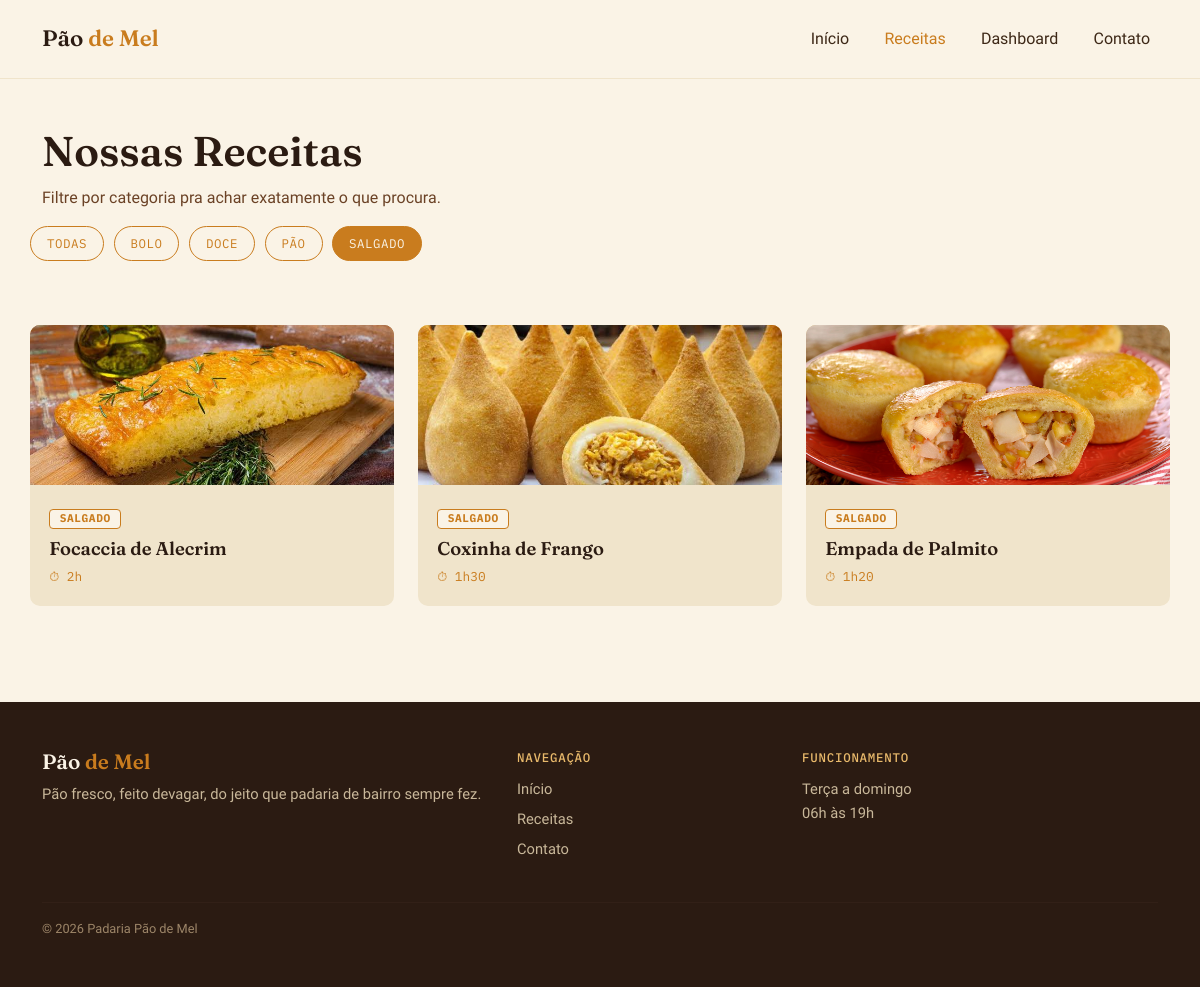
Page /receitas.php?categoria=Salgado on the committed database.
### tables this page shows
CREATE TABLE receitas (
    id           INT AUTO_INCREMENT PRIMARY KEY,
    nome         VARCHAR(100) NOT NULL,
    modo_preparo TEXT         NOT NULL,
    tempo_preparo INT         NOT NULL,   
    id_categoria INT          NOT NULL,
    FOREIGN KEY (id_categoria) REFERENCES categorias(id)
);

CREATE TABLE categorias (
    id   INT AUTO_INCREMENT PRIMARY KEY,
    nome VARCHAR(100) NOT NULL
);

### includes/funcoes.php (called while the page is built, shortened)
<?php
function formatarTempoPreparo(int $minutos): string
{
    $horas = intdiv($minutos, 60);
    $minutosRestantes = $minutos % 60;
    if ($minutosRestantes === 0) {
        return $horas . 'h';
    }
    return $horas . 'h' . $minutosRestantes;
}
function classeNavAtiva(string $paginaAtual, array $paginasQueAtivam): string
{
    if (in_array($paginaAtual, $paginasQueAtivam, true)) {
        return ' active';
    }
    return '';
}
function receitaValida(array $receita): bool
{
    return true;
}
function filtrarReceitasValidas(array $receitas): array
{
    $receitasValidas = [];
    foreach ($receitas as $receita) {
        if (receitaValida($receita)) {
            $receitasValidas[] = $receita;
        }
    }
    return $receitasValidas;
}
function filtrarPorCategoria(array $receitas, string $categoria): array
{
    $receitasFiltradas = [];
    foreach ($receitas as $receita) {
        if ($receita['categoria'] === $categoria) {
            $receitasFiltradas[] = $receita;
        }
    }
    return $receitasFiltradas;
}
function obterCategorias(array $receitas): array
{
    $categorias = [];
    foreach ($receitas as $receita) {
        if (!in_array($receita['categoria'], $categorias, true)) {
            $categorias[] = $receita['categoria'];
        }
    }
    sort($categorias);
    return $categorias;
}
function formatarIngrediente(float $quantidade, string $unidade, string $nome): string
{
    $quantidadeTexto = (floor($quantidade) === $quantidade)
        ? (string) (int) $quantidade
        : rtrim(rtrim(number_format($quantidade, 2, ',', ''), '0'), ',');
    return $quantidadeTexto . $unidade . ' de ' . $nome;
}
function modoPreparoParaPassos(string $textoModoPreparo): array
{
    $linhas = explode("\n", $textoModoPreparo);
    $passos = [];
    foreach ($linhas as $linha) {
        $linha = trim($linha);
        if ($linha !== '') {
            $passos[] = $linha;
        }
    }
    return $passos;
}
function caminhoImagemReceita(int $id): string
{
    $caminhoRelativo = 'assets/img/receita-' . $id . '.jpg';
    $caminhoNoServidor = __DIR__ . '/../' . $caminhoRelativo;
    if (file_exists($caminhoNoServidor)) {
        return $caminhoRelativo;
    }
    return '';
}
function thumbClassPorId(int $id): string
{
    $opcoes = ['thumb-1', 'thumb-2', 'thumb-3'];
    $indice = ($id - 1) % count($opcoes);
    return $opcoes[$indice];
}
function buscarReceitasDoBanco(PDO $pdo): array
{
    $receitas = [];
    $sqlReceitas = "SELECT r.id, r.nome, r.modo_preparo, r.tempo_preparo, c.nome AS categoria
                    FROM receitas r
                    INNER JOIN categorias c ON r.id_categoria = c.id
                    ORDER BY r.id";
    $resultadoReceitas = $pdo->query($sqlReceitas);
    while ($linha = $resultadoReceitas->fetch()) {
        $id = (int) $linha['id'];
        $receitas[$id] = [
            'id' => $id,
            'nome' => $linha['nome'],
            'categoria' => $linha['categoria'],
            'tempo_preparo' => (int) $linha['tempo_preparo'],
            'thumb' => thumbClassPorId($id),
            'imagem' => caminhoImagemReceita($id),
            'modo_preparo' => modoPreparoParaPassos($linha['modo_preparo']),
            'ingredientes' => [],
        ];
    }
    $sqlIngredientes = "SELECT ri.id_receita, ri.quantidade, i.nome, i.unidade_medida
                        FROM receita_ingrediente ri
                        INNER JOIN ingredientes i ON ri.id_ingrediente = i.id
                        ORDER BY ri.id_receita";
    $resultadoIngredientes = $pdo->query($sqlIngredientes);
    while ($linha = $resultadoIngredientes->fetch()) {
        $idReceita = (int) $linha['id_receita'];
        if (isset($receitas[$idReceita])) {
            $receitas[$idReceita]['ingredientes'][] = formatarIngrediente(
                (float) $linha['quantidade'],
                $linha['unidade_medida'],
                $linha['nome']
            );
        }
    }
    return array_values($receitas);
}

### includes/dados-receitas.php (called while the page is built, shortened)
<?php
require_once __DIR__ . '/conexao.php';
require_once __DIR__ . '/funcoes.php';
$receitas = buscarReceitasDoBanco($pdo);

### receitas.php (the view)
<?php
require 'includes/header.php';
require 'includes/dados-receitas.php';
require_once 'includes/funcoes.php';
$receitas = filtrarReceitasValidas($receitas);
$categoriaSelecionada = isset($_GET['categoria']) ? $_GET['categoria'] : 'todas';
$receitasExibidas = filtrarPorCategoria($receitas, $categoriaSelecionada);
$categorias = obterCategorias($receitas);
?>
<section class="container page-header">
  <h1 class="page-title">Nossas Receitas</h1>
  <p class="page-subtitle">Filtre por categoria pra achar exatamente o que procura.</p>
</section>
<section class="container filtro-categorias">
  <div class="filtro-chips">
    <a href="receitas.php" class="chip<?php echo classeNavAtiva($categoriaSelecionada, ['todas']); ?>">Todas</a>
    <?php foreach ($categorias as $categoria): ?>
      <a href="receitas.php?categoria=<?php echo urlencode($categoria); ?>" class="chip<?php echo classeNavAtiva($categoriaSelecionada, [$categoria]); ?>"><?php echo $categoria; ?></a>
    <?php endforeach; ?>
  </div>
</section>
<section class="container receitas-grid">
  <div class="row g-4">
    <?php
    if (empty($receitasExibidas)): ?>
      <p class="sem-resultados">Nenhuma receita encontrada nessa categoria.</p>
    <?php else: ?>
      <?php foreach ($receitasExibidas as $receita): ?>
        <div class="col-md-4">
          <a href="receita-detalhe.php?id=<?php echo $receita['id']; ?>" class="card-link">
            <div class="card card-receita">
              <div class="card-thumb <?php echo $receita['thumb']; ?>">
                <?php if ($receita['imagem'] !== ''): ?>
                  <img src="<?php echo $receita['imagem']; ?>" alt="<?php echo $receita['nome']; ?>">
                <?php endif; ?>
              </div>
              <div class="card-body">
                <span class="badge badge-categoria"><?php echo $receita['categoria']; ?></span>
                <h3 class="card-title"><?php echo $receita['nome']; ?></h3>
                <p class="card-meta">⏱ <?php echo formatarTempoPreparo($receita['tempo_preparo']); ?></p>
              </div>
            </div>
          </a>
        </div>
      <?php endforeach; ?>
    <?php endif; ?>
  </div>
</section>
<?php require 'includes/footer.php'; ?>

### assets/css/style.css (style rules this page uses)
:root { --flour: #FAF3E6; --dough: #F0E4CB; --crust: #6B4226; --crust-dark: #2B1B12; --honey: #C97C1E; --honey-light: #E8B96B; --text-main: #3D2817; }
* { box-sizing: border-box; }
body { background: var(--flour); color: var(--text-main); font-family: 'Work Sans', sans-serif; line-height: 1.6; }
h1, h2, h3 { font-family: 'Fraunces', serif; font-weight: 600; color: var(--crust-dark); }
.destaques, .receitas-grid, .receita-detalhe, .contato-grid { padding: 3rem 0; }
.card-receita { border: none; border-radius: 10px; overflow: hidden; background: var(--dough); height: 100%; transition: transform 0.18s ease; }
.card-link { text-decoration: none; display: block; }
.card-thumb { height: 160px; position: relative; overflow: hidden; }
.card-thumb img { width: 100%; height: 100%; object-fit: cover; display: block; }
.thumb-1 { background: linear-gradient(135deg, #C99355, #8B5A2B); }
.thumb-2 { background: linear-gradient(135deg, #E8B96B, #C97C1E); }
.thumb-3 { background: linear-gradient(135deg, #D9C18A, #B5854A); }
.card-body { padding: 1.2rem; }
.badge-categoria { display: inline-block; font-family: 'IBM Plex Mono', monospace; font-size: 0.7rem; text-transform: uppercase; letter-spacing: 0.05em; background: var(--flour); border: 1px solid var(--honey); color: var(--honey); padding: 0.2rem 0.6rem; border-radius: 4px; margin-bottom: 0.6rem; }
.card-title { font-size: 1.15rem; margin-bottom: 0.4rem; color: var(--crust-dark); }
.card-meta { font-family: 'IBM Plex Mono', monospace; font-size: 0.8rem; color: var(--honey); margin: 0; }
.filtro-categorias { padding: 0 0 1rem; }
.filtro-chips { display: flex; flex-wrap: wrap; gap: 0.6rem; }
.chip { display: inline-block; padding: 0.4rem 1rem; border: 1.5px solid var(--honey); border-radius: 999px; color: var(--honey); font-family: 'IBM Plex Mono', monospace; font-size: 0.78rem; text-transform: uppercase; letter-spacing: 0.04em; text-decoration: none; transition: background 0.15s ease, color 0.15s ease; }
.chip.active { background: var(--honey); color: var(--flour); }
.page-header { padding-top: 3rem; }
.page-title { font-size: clamp(1.8rem, 4vw, 2.6rem); }
.page-subtitle { color: var(--crust); max-width: 36rem; }

### rows in the picture
receitas: shows a picture, id_categoria.nome "SALGADO", nome "Focaccia de Alecrim", tempo_preparo "2h"
receitas: shows a picture, id_categoria.nome "SALGADO", nome "Coxinha de Frango", tempo_preparo "1h30"
receitas: shows a picture, id_categoria.nome "SALGADO", nome "Empada de Palmito", tempo_preparo "1h20"

### other values in the picture
$categoria "BOLO"
$categoria "DOCE"
$categoria "PÃO"
$categoria "SALGADO"
